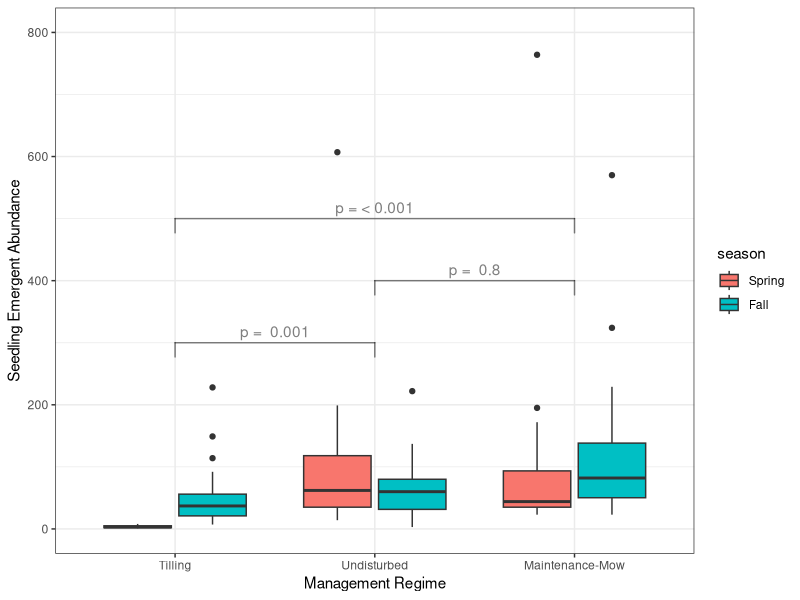
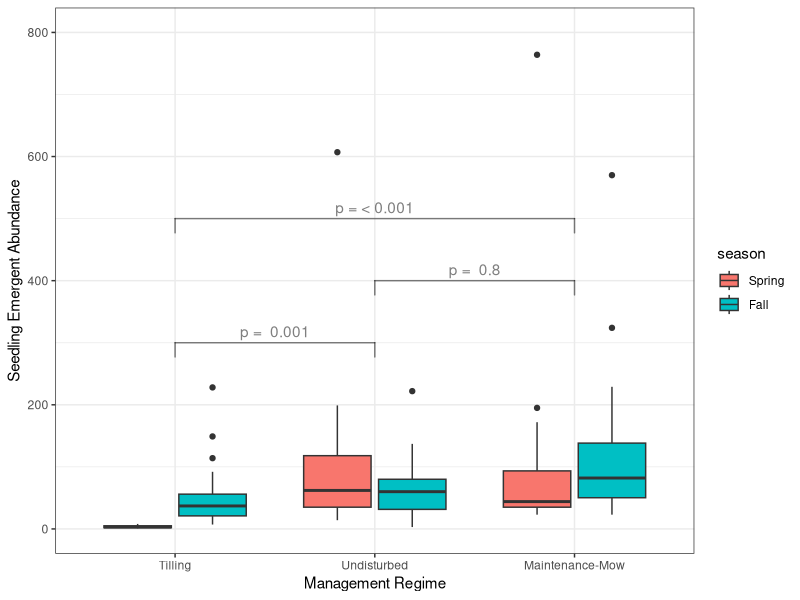

These figures' R source, in order:
################################################################################
# Accompanying code for the following research project: 
#   Seedbanks in the Meadoway (Scarborough, Canada)
#
#
# Corresponding authors for this script:  
#   Garland Xie      (1)
#
# Affiliations: 
#   (1) Department of Biological Sciences, 
#       University of Toronto Scarborough,
#       1265 Military Trail, Toronto, ON, M1C 1A4, Canada
#       email: garland.xie@mail.utoronto.ca, 
#
#
# Purpose of this R script: to conduct regression models to determine 
# relationship between seed bank community metrics, management regimes, and
# seasonal variation
#
# IMPORTANT: Please refresh your R session before you run this script
# Why? See https://rstats.wtf/save-source.html


# libraries ----
library(here)   
library(dplyr)
library(ggplot2)
library(MASS)
library(patchwork)
library(lme4)
library(emmeans)
library(tidyr)
library(multcompView)
library(multcomp)
library(ggsignif)

# import ----

spr_sb <- read.csv(
  here("data", "analysis_data", "spring_seedbank.csv"),
  row.names = 1
)

fall_sb <- read.csv(
  here("data", "analysis_data", "fall_seedbank.csv"),
  row.names = 1
)

sb_taxon <- read.csv(
  here("data", "input_data", 
       "seed_bank_taxonomy.csv")
)

# check packaging ----
glimpse(spr_sb)
glimpse(fall_sb)

# clean data ----

sb <- rbind(fall_sb, spr_sb)

# get community-level abundance and species richness
sb_comm <- sb %>%
  group_by(season, site_name, site_code, treatment, plot) %>%
  summarize(
    abund = sum(total_abund, na.rm = TRUE),
    species_richness = dplyr::n_distinct(spp_code)
  ) %>%
  ungroup() %>%
  mutate(
    season = factor(season, levels = c("Spring", "Fall")), 
    treatment = factor(treatment, levels = c("RES", "MOW", "TIL"))
  )

# add zeros to plots with no seed bank info (representing zero germination)
sb_comm_tidy <- sb_comm %>%
  
  # Spring, T2_1, plot 13
  tibble::add_row(
    season = "Spring", 
    site_name = "VICP", 
    site_code = "T2_1",
    treatment = "TIL",
    plot = 13, 
    abund = 0,
    species_richness = 0, 
  ) %>%
  
  # Spring, T2_1, plot 15
  tibble::add_row(
    season = "Spring", 
    site_name = "VICP", 
    site_code = "T2_1",
    treatment = "TIL",
    plot = 15, 
    abund = 0,
    species_richness = 0, 
  ) %>%
  
  # Spring, T2_3, plot 21
  tibble::add_row(
    season = "Spring", 
    site_name = "KENN", 
    site_code = "T2_3",
    treatment = "TIL",
    plot = 21, 
    abund = 0,
    species_richness = 0, 
  ) %>%
  
  # Spring, T2_3, plot 25
  tibble::add_row(
    season = "Spring", 
    site_name = "KENN", 
    site_code = "T2_3",
    treatment = "TIL",
    plot = 25, 
    abund = 0,
    species_richness = 0, 
  ) 

# regression model ----

# accounting for overdispersion
glmer_abund_nb <- glmer.nb(
  formula = abund ~ treatment + season + (1|site_code), 
  data = sb_comm
)

# pairwise comparisons ----

# calculate estimated marginal means
abund_emm_trt <- emmeans(
  glmer_abund_nb, 
  "treatment", 
  lmer.df = "satterthwaite"
)

# get summary of comparisons, coefficients, and p-values
pairs_abund_trt <- as.data.frame(pairs(abund_emm_trt))

# obtain p-value for comparison between 
# undisturbed and tilling
pairs_til_res <- pairs_abund_trt %>%
  filter(contrast == "RES - TIL") %>%
  pull(p.value) %>%
  signif(digits = 1)

# obtain p-value for comparison between 
# maintenance-mowing and undisturbed
pairs_mow_res <- pairs_abund_trt %>%
  filter(contrast == "RES - MOW") %>%
  pull(p.value) %>%
  signif(digits = 1)

# obtain p-value for comparison between
# maintenance-mowing and tilling
pairs_mow_til <- pairs_abund_trt %>%
  filter(contrast == "MOW - TIL") %>%
  
  # use p < 0.001 if the p-value is really small 
  mutate(p.value = case_when(
    p.value < 0.001 ~ 0.001)
    ) %>%
  pull(p.value) 

# check for sample size ----
sb_comm %>%
  group_by(season, treatment) %>%
  summarize(
    sample_size = n()
  ) %>%
  ungroup()

# plot ----

# adjust x-axis labels (i.e., management regimes)
# for readability
sb_data_viz <- sb_comm %>%
  
  mutate(
    treatment = as.character(treatment), 
    treatment = case_when(
      treatment == "MOW" ~ "Maintenance-Mow", 
      treatment == "RES" ~ "Undisturbed",
      treatment == "TIL" ~ "Tilling"
    ), 
    treatment = factor(
      treatment, levels = c("Tilling", "Undisturbed", "Maintenance-Mow")) 
  ) 

(sb_abund_plot <- sb_data_viz %>%
  ggplot(aes(x = treatment, y = abund, fill = season)) +
  geom_boxplot() + 
    
  # pairwise significance between tilling and undisturbed
  geom_signif(
    y_position = 300, 
    xmin = 1, 
    xmax = 2, 
    annotation = paste("p = ", as.character(pairs_til_res)),
    alpha = 0.5
  ) + 
    
  # pairwise significance between mowing and undisturbed  
  geom_signif(
    y_position = 400, 
    xmin = 2, 
    xmax = 3, 
    annotation = paste("p = ", as.character(pairs_mow_res)), 
    alpha = 0.5
    ) +   
    
  # pairwise significance between mowing and tilling  
  geom_signif(
    y_position = 500, 
    xmin = 1, 
    xmax = 3, 
    annotation =  paste("p = <", as.character(pairs_mow_til)),
    alpha = 0.5
    ) + 
    
  ylim(0, 800) + 
    
  labs(
    x = "Management Regime", 
    y = "Seedling Emergent Abundance"
    ) + 
  theme_bw() 
)

# save to disk ---

ggsave(
  filename = here("output", "results", "figure-1.png"), 
  device = "png", 
  units = "in",
  height = 5, 
  width = 6
)
